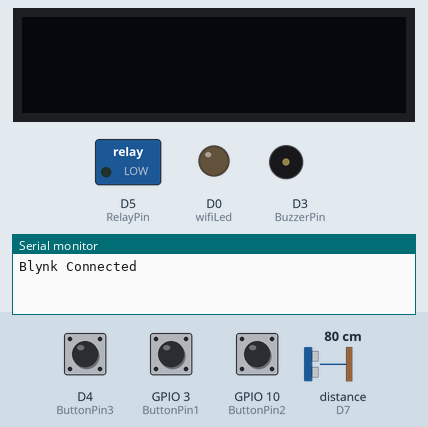
Recording of a sketch running on a simulated ESP8266 (NodeMCU). On the bench: 128×32 one-colour display, switched loads named in the sketch (green lamp = pin HIGH), output pins drawn as LEDs (lit = HIGH), buzzer (waves = sounding, pin HIGH), the last lines printed to the serial monitor. Wiring (inferred from the names in the program): ultrasonic range finder: trigger D6; echo D7. The inputs (shaded band) are chosen by the test bench; at power-on: GPIO 3 (ButtonPin1) HIGH, GPIO 10 (ButtonPin2) HIGH, D4 (ButtonPin3) HIGH, distance to the obstacle (sensor on D7) 80 cm. The echo pulse lasts 58.3 µs per cm; WiFi joins after 1.5 s; servers stay silent unless stated; pins used as bus, display or sensor lines are not drawn.

Above: at 3.7 s.
3.8 s: GPIO 3 (ButtonPin1) pulled LOW for 0.15 s
At 4.07 s:
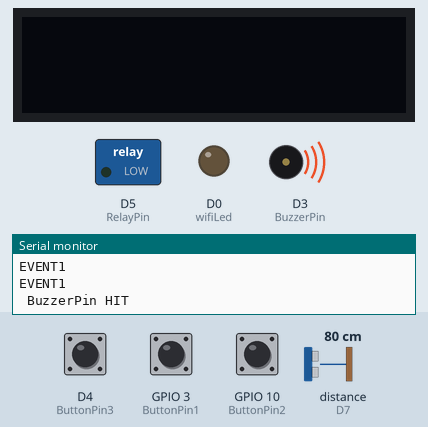
5.6 s: GPIO 10 (ButtonPin2) pulled LOW for 0.15 s
At 7.4 s:
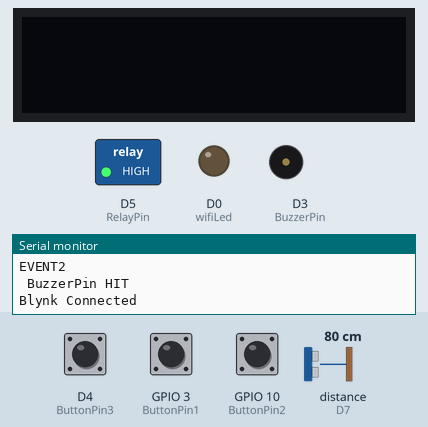
7.7 s: GPIO 10 (ButtonPin2) pulled LOW for 1 s
At 10.4 s:
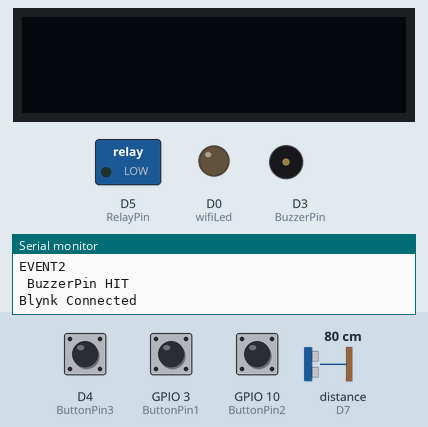
10.7 s: GPIO 10 (ButtonPin2) pulled LOW for 3.2 s
At 14.3 s:
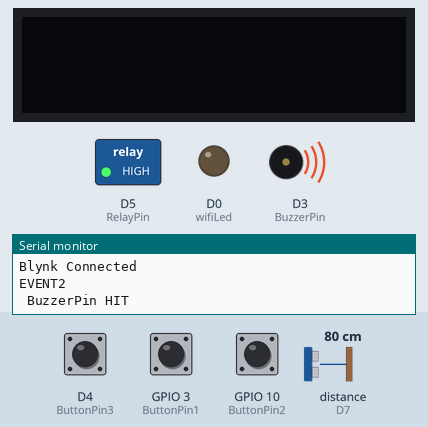
Timing chart, 0 to 15.9 s (numbered marks = the images above; inputs shaded):
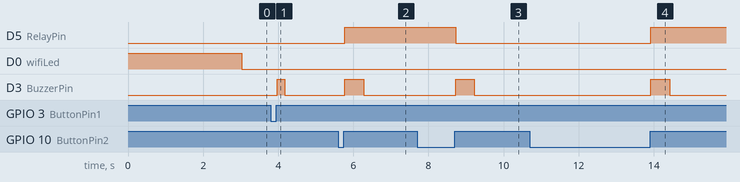

Measured:
- after the input at 3.8 s, D3 (BuzzerPin): LOW → HIGH after 0.17 s, → LOW 0.20 s later
- after the input at 5.6 s, D5 (RelayPin): LOW → HIGH after 0.17 s; D3 (BuzzerPin): LOW → HIGH after 0.17 s, → LOW 0.50 s later
- after the input at 7.7 s, D5 (RelayPin): HIGH → LOW after 1.0 s; D3 (BuzzerPin): LOW → HIGH after 1.0 s, → LOW 0.50 s later
- after the input at 10.7 s, D5 (RelayPin): LOW → HIGH after 3.2 s; D3 (BuzzerPin): LOW → HIGH after 3.2 s, → LOW 0.50 s later

The sketch:

Code_NodeMCU_Blynk_Ultrasonic_Level_Monitor_96OLED.ino
```cpp
#define BLYNK_TEMPLATE_ID "TMPL37XVRzBPO"
#define BLYNK_TEMPLATE_NAME "Water Saver System"
#define BLYNK_AUTH_TOKEN "wBGfGk1A8biLrzlnOuVxtkeb3uguhfEJ"

#include <Adafruit_SSD1306.h>
#include <ESP8266WiFi.h>
#include <BlynkSimpleEsp8266.h>
#include <AceButton.h>

// Your WiFi credentials.
// Set password to "" for open networks.
char ssid[] = "OPPOA31";   //WiFi Name
char pass[] = "12345678";   //WiFi Password

//Set Water Level Distance in CM
int emptyTankDistance = 150 ;  //Distance when tank is empty
int fullTankDistance =  40 ;  //Distance when tank is full (must be greater than 25cm)

//Set trigger value in percentage
int triggerPer =   10 ;  //alarm/pump will start when water level drop below triggerPer

using namespace ace_button;

// Define connections to sensor


#define TRIGPIN    D6  //D6
#define ECHOPIN    D7  //D7
#define wifiLed    16  //D0
#define BuzzerPin  D3  //D3
#define RelayPin   D5  //D5
#define ButtonPin1 3   //RX   //Mode
#define ButtonPin2 10  //SD3  //Relay
#define ButtonPin3 D4  //D4   //STOP Buzzer

//Change the virtual pins according the rooms
#define VPIN_BUTTON_1    V1
#define VPIN_BUTTON_2    V2
#define VPIN_BUTTON_3    V3
#define VPIN_BUTTON_4    V4
#define VPIN_BUTTON_5    V5

#define SCREEN_WIDTH 128 // OLED display width, in pixels
#define SCREEN_HEIGHT 32 // OLED display height, in pixels

// Declaration for an SSD1306 display connected to I2C (SDA, SCL pins)
#define OLED_RESET     -1 // Reset pin # (or -1 if sharing Arduino reset pin)
Adafruit_SSD1306 display(SCREEN_WIDTH, SCREEN_HEIGHT, &Wire, OLED_RESET);

float duration;
float distance;
int   waterLevelPer;
bool  toggleBuzzer = HIGH; //Define to remember the toggle state

bool toggleRelay = false; //Define the toggle state for relay
bool modeFlag = true;
String currMode;

char auth[] = BLYNK_AUTH_TOKEN;

ButtonConfig config1;
AceButton button1(&config1);
ButtonConfig config2;
AceButton button2(&config2);
ButtonConfig config3;
AceButton button3(&config3);

void handleEvent1(AceButton*, uint8_t, uint8_t);
void handleEvent2(AceButton*, uint8_t, uint8_t);
void handleEvent3(AceButton*, uint8_t, uint8_t);

BlynkTimer timer;

void checkBlynkStatus() { // called every 3 seconds by SimpleTimer

  bool isconnected = Blynk.connected();
  if (isconnected == false) {
    Serial.println("Blynk Not Connected");
    digitalWrite(wifiLed, HIGH);
  }
  if (isconnected == true) {
    digitalWrite(wifiLed, LOW);
    Serial.println("Blynk Connected");
  }
}

// When App button is pushed - switch the state

BLYNK_WRITE(VPIN_BUTTON_3) {
  modeFlag = param.asInt();
  if(!modeFlag && toggleRelay){
      digitalWrite(RelayPin, LOW);  //turn off the pump
      toggleRelay = false;
    }
    controlBuzzer(500);
    currMode = modeFlag ? "AUTO" : "MANUAL";
}

BLYNK_WRITE(VPIN_BUTTON_4) {
  if(!modeFlag){
    toggleRelay = param.asInt();
    digitalWrite(RelayPin, toggleRelay);
    controlBuzzer(500);
  }
  else{
    Blynk.virtualWrite(VPIN_BUTTON_4, toggleRelay);
  }
}

BLYNK_WRITE(VPIN_BUTTON_5) {
  toggleBuzzer = param.asInt();
  digitalWrite(BuzzerPin, toggleBuzzer);
}

BLYNK_CONNECTED() {
  Blynk.syncVirtual(VPIN_BUTTON_1);
  Blynk.syncVirtual(VPIN_BUTTON_2);

  Blynk.virtualWrite(VPIN_BUTTON_3, modeFlag);
  Blynk.virtualWrite(VPIN_BUTTON_4, toggleRelay);
  Blynk.virtualWrite(VPIN_BUTTON_5, toggleBuzzer);
}

void displayData(){
  display.clearDisplay();
  display.setTextSize(3);
  display.setCursor(30,0);
  display.print(waterLevelPer);
  display.print(" ");
  display.print("%");
  display.setTextSize(1);
  display.setCursor(20,25);
  display.print(currMode);
  display.setCursor(95,25);
  display.print(toggleRelay ? "ON" : "OFF");
  display.display();
}

void measureDistance(){
  // Set the trigger pin LOW for 2uS
  digitalWrite(TRIGPIN, LOW);
  delayMicroseconds(2);

  // Set the trigger pin HIGH for 20us to send pulse
  digitalWrite(TRIGPIN, HIGH);
  delayMicroseconds(20);

  // Return the trigger pin to LOW
  digitalWrite(TRIGPIN, LOW);

  // Measure the width of the incoming pulse
  duration = pulseIn(ECHOPIN, HIGH);

  // Determine distance from duration
  // Use 343 metres per second as speed of sound
  // Divide by 1000 as we want millimeters

  distance = ((duration / 2) * 0.343)/10;

  if (distance > (fullTankDistance - 10)  && distance < emptyTankDistance ){
    waterLevelPer = map((int)distance ,emptyTankDistance, fullTankDistance, 0, 100);
    Blynk.virtualWrite(VPIN_BUTTON_1, waterLevelPer);
    Blynk.virtualWrite(VPIN_BUTTON_2, (String(distance) + " cm"));

    // Print result to serial monitor
//    Serial.print("Distance: ");
//    Serial.print(distance);
//    Serial.println(" cm");

    if (waterLevelPer < triggerPer){
      if(modeFlag){
        if(!toggleRelay){
          controlBuzzer(500);
          digitalWrite(RelayPin, HIGH); //turn on relay
          toggleRelay = true;
          Blynk.virtualWrite(VPIN_BUTTON_4, toggleRelay);
        }
      }
      else{
        if (toggleBuzzer == HIGH){
          digitalWrite(BuzzerPin, HIGH);
          Serial.println(" BuzzerPin high");
        }
      }
    }
    if (distance < fullTankDistance){
      if(modeFlag){
        if(toggleRelay){
          digitalWrite(RelayPin, LOW); //turn off relay
          toggleRelay = false;
          Blynk.virtualWrite(VPIN_BUTTON_4, toggleRelay);
          controlBuzzer(500);
        }
      }
      else{
        if (toggleBuzzer == HIGH){
        digitalWrite(BuzzerPin, HIGH);
        }
      }
    }
    if (distance > (fullTankDistance + 5) && waterLevelPer > (triggerPer + 5)){
      toggleBuzzer = HIGH;
      Blynk.virtualWrite(VPIN_BUTTON_5, toggleBuzzer);
      digitalWrite(BuzzerPin, LOW);
    }
  }
  // displayData();
  delay(100);
}

void controlBuzzer(int duration){
  digitalWrite(BuzzerPin, HIGH);
  Serial.println(" BuzzerPin HIT");
  delay(duration);
  digitalWrite(BuzzerPin, LOW);
}

void setup() {
  // Set up serial monitor
  Serial.begin(115200);

  // Set pinmodes for sensor connections
  pinMode(ECHOPIN, INPUT);
  pinMode(TRIGPIN, OUTPUT);
  pinMode(wifiLed, OUTPUT);
  pinMode(RelayPin, OUTPUT);
  pinMode(BuzzerPin, OUTPUT);

  pinMode(ButtonPin1, INPUT_PULLUP);
  pinMode(ButtonPin2, INPUT_PULLUP);
  pinMode(ButtonPin3, INPUT_PULLUP);

  digitalWrite(wifiLed, HIGH);
  digitalWrite(RelayPin, LOW);
  digitalWrite(BuzzerPin, LOW);

  config1.setEventHandler(button1Handler);
  config2.setEventHandler(button2Handler);
  config3.setEventHandler(button3Handler);

  button1.init(ButtonPin1);
  button2.init(ButtonPin2);
  button3.init(ButtonPin3);

  currMode = modeFlag ? "AUTO" : "MANUAL";

  if(!display.begin(SSD1306_SWITCHCAPVCC, 0x3C)) {
    Serial.println(F("SSD1306 allocation failed"));
    for(;;);
  }
  delay(1000);
  display.setTextSize(1);
  display.setTextColor(WHITE);
  display.clearDisplay();

  WiFi.begin(ssid, pass);
  timer.setInterval(2000L, checkBlynkStatus); // check if Blynk server is connected every 2 seconds
  timer.setInterval(1000L,  measureDistance); // measure water level every 1 seconds
  Blynk.config(auth);
  delay(1000);

  Blynk.virtualWrite(VPIN_BUTTON_3, modeFlag);
  Blynk.virtualWrite(VPIN_BUTTON_4, toggleRelay);
  Blynk.virtualWrite(VPIN_BUTTON_5, toggleBuzzer);

  delay(500);
}
 void loop() {

  Blynk.run();
  timer.run(); // Initiates SimpleTimer

  button1.check(); //mode change
  button3.check(); //buzzer reset

  if(!modeFlag){  //if in manual mode
    button2.check();
  }

}
void button1Handler(AceButton* button, uint8_t eventType, uint8_t buttonState) {
  Serial.println("EVENT1");
  switch (eventType) {
    case AceButton::kEventReleased:
      //Serial.println("kEventReleased");
      if(modeFlag && toggleRelay){
        digitalWrite(RelayPin, LOW);  //turn off the pump
        toggleRelay = false;
        controlBuzzer(500);
      }
      modeFlag = !modeFlag;
      currMode = modeFlag ? "AUTO" : "MANUAL";
      Blynk.virtualWrite(VPIN_BUTTON_3, modeFlag);
      controlBuzzer(200);
      break;
  }
}

void button2Handler(AceButton* button, uint8_t eventType, uint8_t buttonState) {
  Serial.println("EVENT2");
  switch (eventType) {
    case AceButton::kEventReleased:
      //Serial.println("kEventReleased");
      if(toggleRelay){
        digitalWrite(RelayPin, LOW);  //turn off the pump
        toggleRelay = false;
      }
      else{
        digitalWrite(RelayPin, HIGH);  //turn on the pump
        toggleRelay = true;
      }
      Blynk.virtualWrite(VPIN_BUTTON_4, toggleRelay);
      controlBuzzer(500);
      delay(1000);
      break;
  }
}

void button3Handler(AceButton* button, uint8_t eventType, uint8_t buttonState) {
  Serial.println("EVENT3");
  switch (eventType) {
    case AceButton::kEventReleased:
      //Serial.println("kEventReleased");
      digitalWrite(BuzzerPin, LOW);
      toggleBuzzer = LOW;
      Blynk.virtualWrite(VPIN_BUTTON_5, toggleBuzzer);
      break;
  }
}
```
